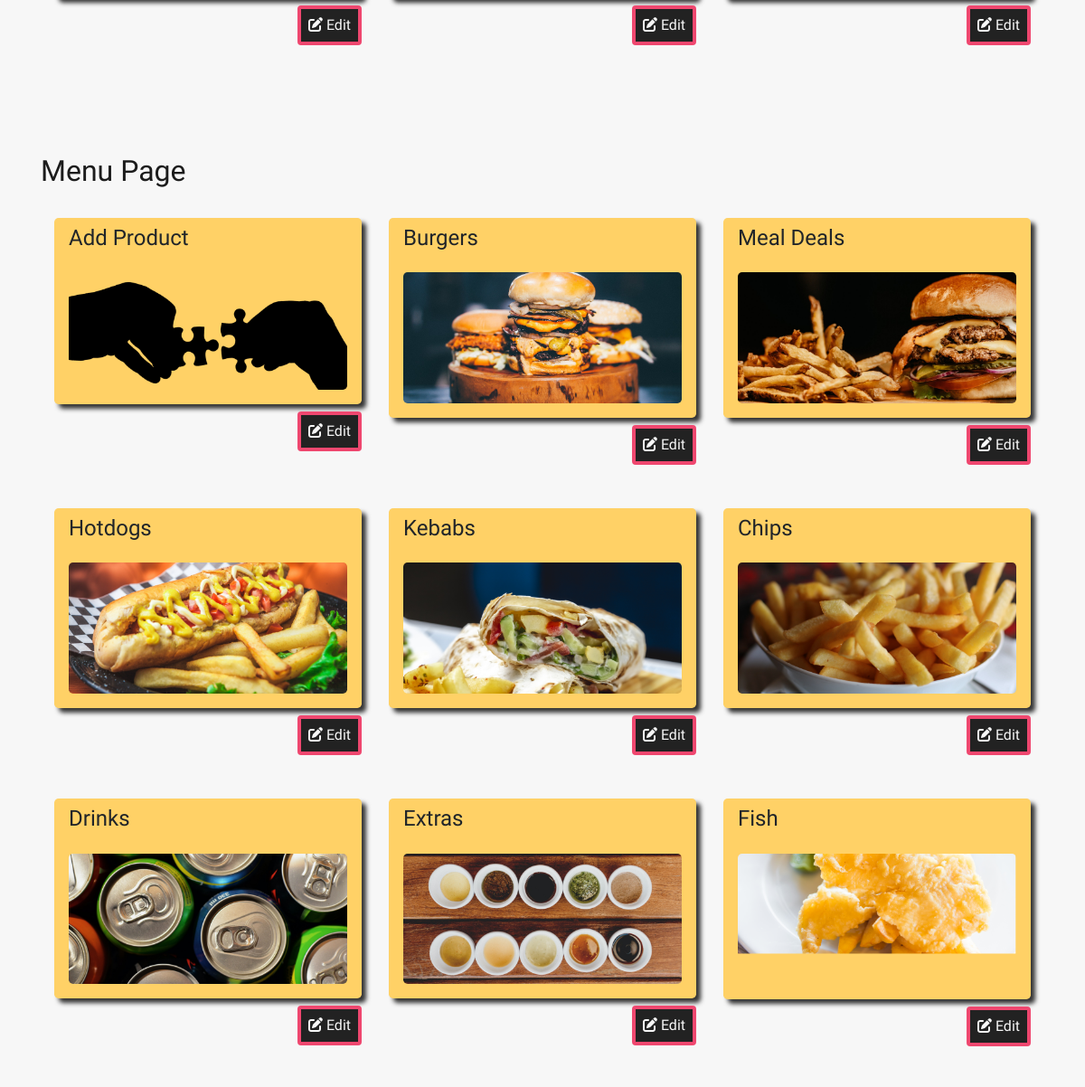
Before: /images/ (middle part) with the older database file.
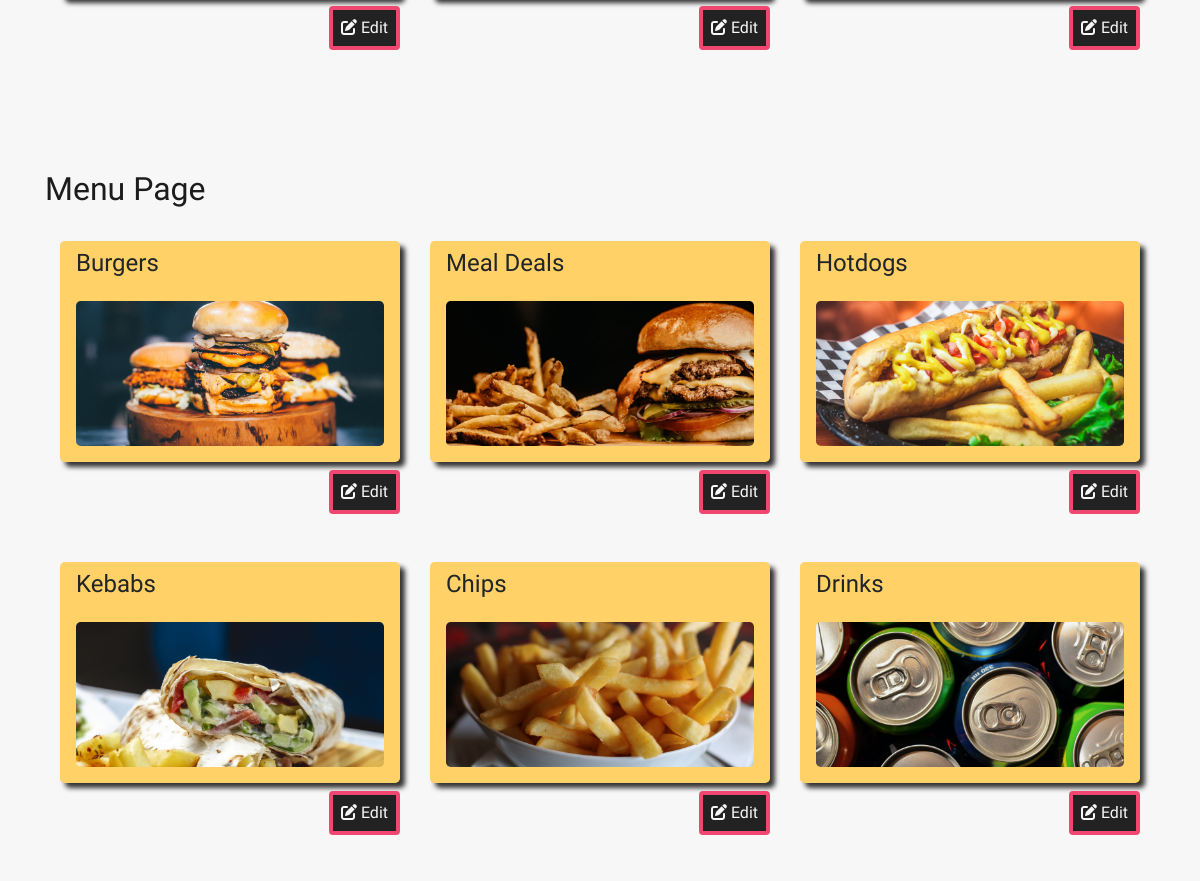
After: the same page with the newer database file.
### images/models.py (models this page shows)
class Image(models.Model):
    page = models.ForeignKey('Page', null=True, blank=True, on_delete=models.SET_NULL)
    image_name = models.CharField(max_length=254, null=False, blank=False, default='default')
    image_friendly_name = models.CharField(max_length=254, null=False, blank=False, default='Default')
    image = models.ImageField(upload_to='images/', null=True, blank=False)

### images/views.py (the view)
# urls.py: path('images/', include('images.urls')),
def images(request):
    images = Image.objects.all()
    home = images.filter(page__name__in=['home'])
    about = images.filter(page__name__in=['about'])
    menu = images.filter(page__name__in=['menu'])
    template = 'images/images.html'
    context = {
        'images': images,
        'about': about,
        'home': home,
        'menu': menu
    }
    return render(request, template, context)

### cart/contexts.py (called while the page is built, shortened)
def cart_content(request):
    cart_items = []
    sub_total = 0
    order_total = 0
    product_count = 0
    delivery_threshold = settings.DELIVERY_THRESHOLD
    delivery_charge = settings.DELIVERY_CHARGE
    cart = request.session.get('cart', {})
    order_total = delivery_charge + sub_total
    context = {
        'cart_items': cart_items,
        'sub_total': sub_total,
        'product_count': product_count,
        'delivery_threshold': delivery_threshold,
        'delivery_charge': delivery_charge,
        'order_total': order_total,
    }
    return context

### images/templates/images/images.html (shortened to what this page needs)
{% extends 'base.html' %}
{% block content %}
<article id="images" class="container headerless-container">
    <section id="about-images">
        <div class="row list-item py-4 mb-2 py-3 mx-auto">
            {% for image in about %}
                <div class="col-12 col-md-6 col-lg-4 mb-5">
                    <div class="text-right">
                        <a href="{% url 'edit-image' image.id %}" class="btn-custom colour-2-border btn-background-and-colour px-2 mt-2"><i class="fas fa-edit"></i>  Edit</a>
                    </div>
                </div>
            {% endfor %}
        </div>
    </section>
    <h2 class="light-or-dark-mode-font-color mt-2 mt-md-5">Menu Page</h2>
    <section id="menu-images">
        <div class="row list-item py-4 mb-2 py-3 mx-auto">
            {% for image in menu %}
                <div class="col-12 col-md-6 col-lg-4 mb-5">
                    <div class="border-radius-small colour-3-bg-var m-0 w-100 image-card medium-box-shadow">
                        <div class="inverted-light-and-dark-mode-colours w-100 m-0 py-2">
                            <h4 class="m-0 pl-3">{{ image.image_friendly_name }}</h4>
                        </div>
                        <div class="image-card-body p-3">
                            <img src="{{ image.image.url }}" alt="{{ image.image_friendly_name }}" class="border-radius-small">
                        </div>
                    </div>
                    <div class="text-right">
                        <a href="{% url 'edit-image' image.id %}" class="btn-custom colour-2-border btn-background-and-colour px-2 mt-2"><i class="fas fa-edit"></i>  Edit</a>
                    </div>
                </div>
            {% endfor %}
        </div>
    </section>
</article>
{% endblock %}

### templates/base.html (shortened to what this page needs)
<!doctype html>
{% load static %}
<html lang="en">
    <head>
        {% block core_css %}
            <link rel="stylesheet" href="https://stackpath.bootstrapcdn.com/bootstrap/4.5.0/css/bootstrap.min.css">
            <link rel="stylesheet" href="https://unpkg.com/aos@next/dist/aos.css" />
            <link rel="stylesheet" href="{% static 'css/base.css' %}">
        {% endblock %}
    </head>
    <body>
    {% block content %}
    {% endblock %}
  </body>
</html>

### templates/includes/navbar.html (shortened to what this page needs)
{% load static %}

### static/css/base.css (style rules this page uses)
:root { --colour-1: 6, 214, 160;--colour-2: 239, 71, 111;--colour-3: 255, 209, 102;--colour-4: 17, 138, 178;--colour-5: 7, 59, 76;--body-colour: 247, 247, 247;--heading-colour: 28, 28, 28;--card-heading-colour: 247, 247, 247;--card-heading-background-colour: 28, 28, 28;--box-shadow-colour: 51, 51, 51;--success-toast-bg: 204, 255, 153;--success-toast-color: 53, 102, 0;--error-toast-bg: 255, 153, 153;--error-toast-color: 128, 0, 0;--info-toast-bg: 153, 204, 255;--info-toast-color: 0, 51, 102;--warning-toast-bg: 255, 214, 153;--warning-toast-color: 153, 92, 0 }
.colour-3-bg-var { background-color:rgba(var(--colour-3), 1) }
.colour-2-border { border:4px solid rgba(var(--colour-2), 1) }
.border-radius-small { border-radius:.3rem }
.light-or-dark-mode-font-color { color:rgba(var(--heading-colour), 1) }
.medium-box-shadow { box-shadow:5px 5px 5px rgba(var(--box-shadow-colour), 1) }
html { scroll-behavior:smooth }
body { font-size:16px;font-family:'Open Sans', sans-serif;background-color:rgba(var(--body-colour), 1);overflow-x:hidden }
* { scrollbar-width:thin;scrollbar-color:rgba(var(--colour-3), 1) #111 }
.row { width:100% !important }
h1,h2,h3 { font-family:'Miltonian Tattoo', sans-serif }
a { cursor:pointer !important }
.btn-custom { display:inline-block;font-weight:400;text-align:center;vertical-align:middle;background-color:rgba(var(--body-colour), 1);padding:.375rem .75rem;font-size:1rem;line-height:1.5;border-radius:.25rem;text-decoration:none !important;transition:all .15s ease-in-out }
.btn-background-and-colour { background-color:#222;color:#f7f7f7 !important }
.headerless-container { margin-top:15vh !important }
#images .image-card { width:90%;margin:auto;transition:all .3s ease-in-out }
#images .image-card img { width:100% !important;margin:auto !important }

Changed rows visible on the page:
removed Image: image_friendly_name "Add Product", image (picture), shown under "Menu Page"
no longer on this page (row unchanged): Image: image_friendly_name "Extras", image (picture), shown under "Menu Page"
no longer on this page (row unchanged): Image: image_friendly_name "Fish", image (picture), shown under "Menu Page"
